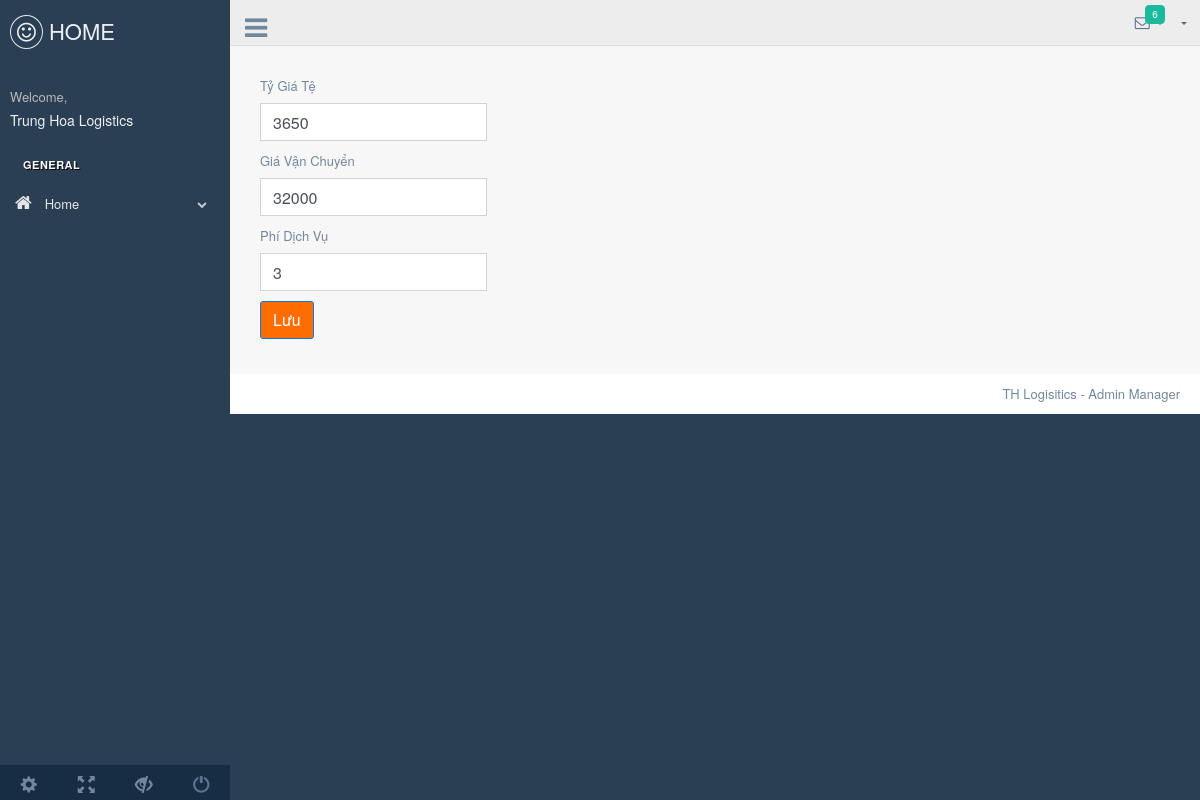
Page /admin/production/configpage.php (signed in) on the committed database.
### tables this page shows
CREATE TABLE `user` (
  `id` int NOT NULL AUTO_INCREMENT,
  `username` varchar(255) NOT NULL,
  `code` varchar(16) DEFAULT NULL,
  `password` varchar(255) NOT NULL,
  `fullname` varchar(255) NOT NULL,
  `dob` date NOT NULL,
  `address` varchar(255) NOT NULL,
  `role` tinyint(1) NOT NULL DEFAULT '0',
  `gender` tinyint(1) NOT NULL DEFAULT '0',
  `email` varchar(255) NOT NULL,
  `phone` varchar(10) NOT NULL,
  PRIMARY KEY (`id`)
);

CREATE TABLE `th1688` (
  `id` int NOT NULL AUTO_INCREMENT,
  `tygia` float DEFAULT '3600',
  `phidichvu` float NOT NULL DEFAULT '3',
  `giavanchuyen` float NOT NULL DEFAULT '32000',
  PRIMARY KEY (`id`)
);

### backend/auth.php (called while the page is built, shortened)
<?php
require_once(__DIR__ . "../../connect.php");
class Auth
{
    public static function findOneByUsernameAndPassword($username, $password)
    {
        global $conn;
        $sql = "select * from user where username = '$username' and password = '$password'";
        $run = mysqli_query($conn, $sql)->fetch_assoc();
        return $run;
    }
    public static function loginWithCookie()
    {
        if (isset($_COOKIE['username']) && isset($_COOKIE['password'])) {
            $username = $_COOKIE['username'];
            $password = $_COOKIE['password'];
            $run = Auth::findOneByUsernameAndPassword($username, $password);
            return $run ? $run : null;
        }
        return null;
    }
}

### repository/th1688Repository.php (called while the page is built, shortened)
<?php
    require_once(__DIR__."../../connect.php");
    class th1688Repository{
        public function getConfig(){
            global $conn;
            $sql = "select * from th1688 where id=1";
            return mysqli_query($conn,$sql)->fetch_assoc();;
        }
    }
?>

### admin/production/configpage.php (the view, shortened to what this page needs)
<?php include "headeradmin.php" ?>
<?php
$th1688 = $th1688Repository->getConfig();
?>
<div class="right_col" role="main">
    <div class="row">
        <form class="form-group" name="config" style="padding: 20px;" method="POST">
            <div class="form-group">
                <label  class="">Tỷ Giá Tệ</label>
                <input  type="number" class="form-control" name="tygia"
                       placeholder="Tỷ Giá Tệ" value="<?php echo $th1688['tygia'] ?>">
            </div>
            <div class="form-group ">
                <label for="" class="">Giá Vận Chuyển</label>
                <input  type="number" class="form-control" name="giavanchuyen"
                       placeholder="Tỷ Giá Tệ" value="<?php echo $th1688['giavanchuyen'] ?>">
            </div>
            <div class="form-group">
                <label for="" class="">Phí Dịch Vụ</label>
                <input  type="number" class="form-control" name="phidichvu"
                       placeholder="Tỷ Giá Tệ" value="<?php echo $th1688['phidichvu'] ?>">
            </div>
            <button name="submit" type="submit" class="btn btn-primary btn-th" style="background-color: #ff6c00;">Lưu</button>
        </form>
    </div>
</div>
<?php include 'footeradmin.php' ?>

### backend/filterWithCookieAdmin.php
<?php
    require_once("auth.php");
    $checkCookie = Auth::loginWithCookie();
    if($checkCookie != null){
        echo $checkCookie['fullname'];
    }
?>

### rows in the picture
user: fullname "Trung Hoa Logistics"
th1688: tygia "3650", giavanchuyen "32000", phidichvu "3"
